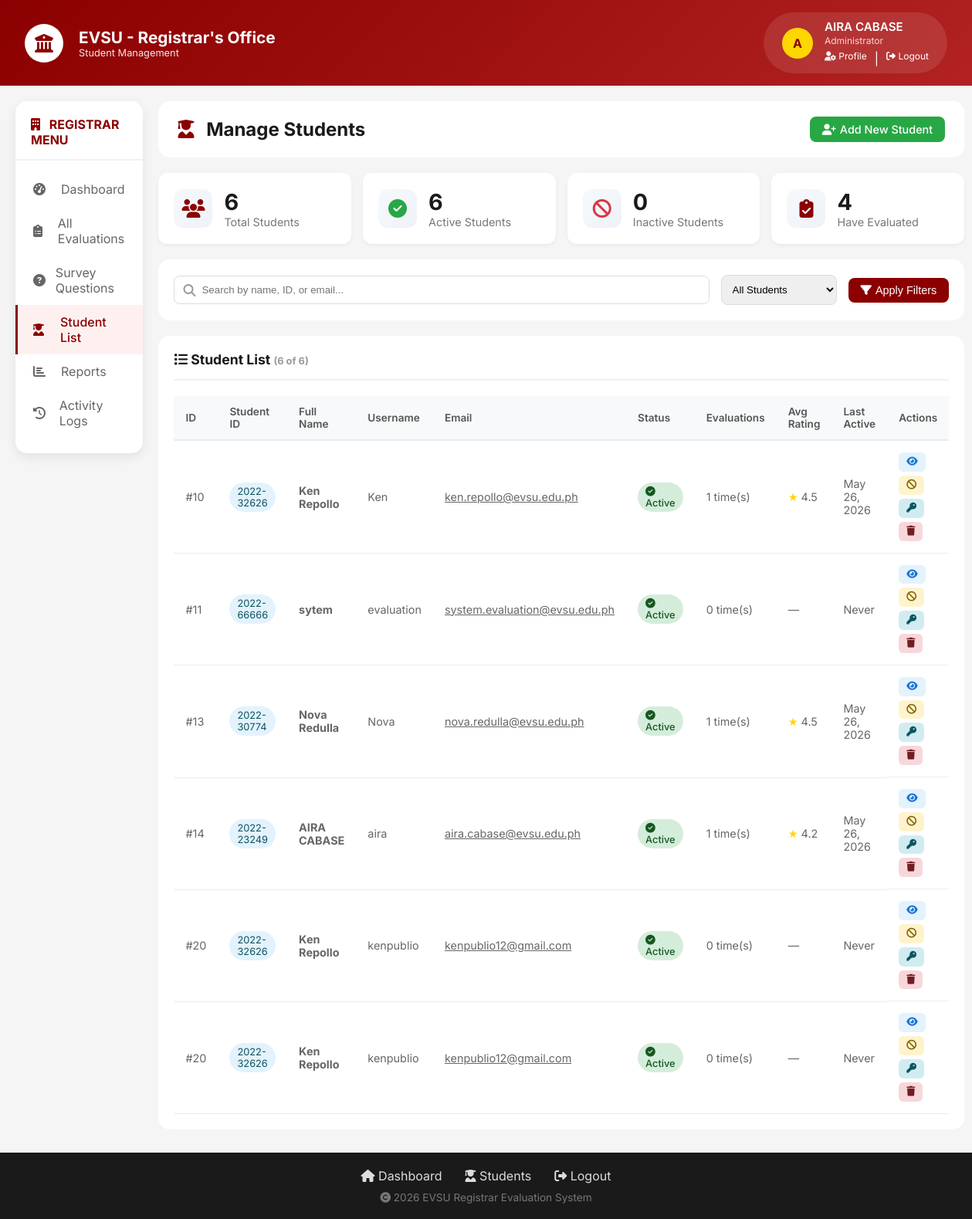
/admin/students.php (signed in), run on the app's committed database.
### tables this page shows
CREATE TABLE `users` (
  `id` int(11) NOT NULL,
  `username` varchar(50) NOT NULL,
  `password` varchar(255) NOT NULL,
  `email` varchar(100) NOT NULL,
  `role` enum('admin','staff','student') DEFAULT 'student',
  `student_id` varchar(20) DEFAULT NULL,
  `fullname` varchar(100) DEFAULT NULL,
  `profile_picture` varchar(255) DEFAULT NULL,
  `is_active` tinyint(4) DEFAULT 1,
  `created_at` timestamp NULL DEFAULT current_timestamp(),
  `last_login` timestamp NULL DEFAULT NULL,
  `email_verified` tinyint(4) DEFAULT 0,
  `verification_token` varchar(255) DEFAULT NULL,
  `verification_sent_at` timestamp NULL DEFAULT NULL,
  `verification_expires_at` timestamp NULL DEFAULT NULL,
  `updated_at` timestamp NULL DEFAULT NULL,
  `mojoauth_id` varchar(100) DEFAULT NULL,
  `enrollment_status` enum('enrolled','graduated','inactive') DEFAULT 'enrolled',
  `last_enrolled` date DEFAULT NULL
);

### admin/students.php (the view, shortened to what this page needs)
<?php
$conn = getDB();
$user_id = $_SESSION['user_id'];
$stmt = $conn->prepare("SELECT id, username, fullname, email, role FROM users WHERE id = ?");
$stmt->bind_param("i", $user_id);
$stmt->execute();
$user = $stmt->get_result()->fetch_assoc();
$page = isset($_GET['page']) ? (int)$_GET['page'] : 1;
$limit = 20;
$offset = ($page - 1) * $limit;
$search = isset($_GET['search']) ? trim($_GET['search']) : '';
$status_filter = isset($_GET['status']) ? $_GET['status'] : 'all';
$where_clause = "WHERE role = 'student'";
$count_query = "SELECT COUNT(DISTINCT id) as total FROM users $where_clause";
$count_result = $conn->query($count_query);
$total_students = $count_result->fetch_assoc()['total'];
$query = "SELECT
            id,
            username,
            fullname,
            email,
            student_id,
            is_active,
            created_at,
            last_login
          FROM users
          $where_clause
          ORDER BY id ASC
          LIMIT $offset, $limit";
$students = $conn->query($query)->fetch_all(MYSQLI_ASSOC);
$unique_students = [];
foreach ($students as $student) {
    if (!isset($unique_students[$student['id']])) {
        $unique_students[$student['id']] = $student;
    }
}
$students = array_values($unique_students);
$stats_query = $conn->query("
    SELECT
        COUNT(*) as total_students,
        SUM(CASE WHEN is_active = 1 THEN 1 ELSE 0 END) as active_students,
        SUM(CASE WHEN is_active = 0 THEN 1 ELSE 0 END) as inactive_students
    FROM users
    WHERE role = 'student'
");
$overall_stats = $stats_query->fetch_assoc();
$total_evaluations_query = $conn->query("SELECT COUNT(DISTINCT user_id) as evaluated FROM responses");
$evaluated_count = $total_evaluations_query->fetch_assoc()['evaluated'];
?>
<!DOCTYPE html>
<html lang="en">
<head>
    <link rel="stylesheet" href="https://cdnjs.cloudflare.com/ajax/libs/font-awesome/6.4.0/css/all.min.css">
</head>
<body>
    <header class="evsu-header">
        <div class="header-container">
            <div class="logo-section">
                <div class="evsu-logo"><i class="fas fa-university"></i></div>
                <div class="title-section">
                    <h1>EVSU - Registrar's Office</h1>
                    <div class="subtitle">Student Management</div>
                </div>
            </div>
            <div class="user-info">
                <div class="user-avatar"><?php echo strtoupper(substr($user['fullname'] ?? 'A', 0, 1)); ?></div>
                <div class="user-details">
                    <div class="user-name"><?php echo htmlspecialchars($user['fullname'] ?? $user['username'] ?? 'Admin'); ?></div>
                    <div class="user-role">Administrator</div>
                    <div class="user-actions">
                        <a href="profile.php"><i class="fas fa-user-cog"></i> Profile</a>
                        <span>|</span>
                        <a href="../logout.php"><i class="fas fa-sign-out-alt"></i> Logout</a>
                    </div>
                </div>
            </div>
        </div>
    </header>
    <div class="main-container">
        <aside class="sidebar">
            <div class="sidebar-header"><h3><i class="fas fa-building"></i> REGISTRAR MENU</h3></div>
            <a href="index.php" class="nav-item"><span class="nav-icon"><i class="fas fa-tachometer-alt"></i></span><span>Dashboard</span></a>
            <a href="evaluations.php" class="nav-item"><span class="nav-icon"><i class="fas fa-clipboard-list"></i></span><span>All Evaluations</span></a>
            <a href="questions.php" class="nav-item"><span class="nav-icon"><i class="fas fa-question-circle"></i></span><span>Survey Questions</span></a>
            <a href="students.php" class="nav-item active"><span class="nav-icon"><i class="fas fa-user-graduate"></i></span><span>Student List</span></a>
            <a href="report.php" class="nav-item"><span class="nav-icon"><i class="fas fa-chart-bar"></i></span><span>Reports</span></a>
            <a href="logs.php" class="nav-item"><span class="nav-icon"><i class="fas fa-history"></i></span><span>Activity Logs</span></a>
        </aside>
        <main class="content">
            <div class="content-header">
                <h2><i class="fas fa-user-graduate"></i> Manage Students</h2>
                <a href="add_student.php" class="btn btn-success"><i class="fas fa-user-plus"></i> Add New Student</a>
            </div>
            <div class="stats-grid">
                <div class="stat-card"><div class="stat-icon"><i class="fas fa-users"></i></div><div class="stat-content"><h3><?php echo number_format($overall_stats['total_students'] ?? 0); ?></h3><p>Total Students</p></div></div>
                <div class="stat-card"><div class="stat-icon"><i class="fas fa-check-circle" style="color: var(--success-green);"></i></div><div class="stat-content"><h3><?php echo number_format($overall_stats['active_students'] ?? 0); ?></h3><p>Active Students</p></div></div>
                <div class="stat-card"><div class="stat-icon"><i class="fas fa-ban" style="color: #dc3545;"></i></div><div class="stat-content"><h3><?php echo number_format($overall_stats['inactive_students'] ?? 0); ?></h3><p>Inactive Students</p></div></div>
                <div class="stat-card"><div class="stat-icon"><i class="fas fa-clipboard-check"></i></div><div class="stat-content"><h3><?php echo number_format($evaluated_count ?? 0); ?></h3><p>Have Evaluated</p></div></div>
            </div>
            <div class="filter-card">
                <form method="GET" class="filter-form">
                    <div class="search-box"><i class="fas fa-search"></i><input type="text" name="search" placeholder="Search by name, ID, or email..." value="<?php echo htmlspecialchars($search); ?>"></div>
                    <select name="status" class="filter-select">
                        <option value="all" <?php echo $status_filter === 'all' ? 'selected' : ''; ?>>All Students</option>
                    </select>
                    <button type="submit" class="btn btn-primary"><i class="fas fa-filter"></i> Apply Filters</button>
                </form>
            </div>
            <div class="table-card">
                <div class="table-header">
                    <h3><i class="fas fa-list"></i> Student List <span style="font-size: 0.8rem; color: #999;">(<?php echo count($students); ?> of <?php echo number_format($total_students); ?>)</span></h3>
                </div>
                <?php if (!empty($students)): ?>
                    <table class="table">
                        <thead><tr><th>ID</th><th>Student ID</th><th>Full Name</th><th>Username</th><th>Email</th><th>Status</th><th>Evaluations</th><th>Avg Rating</th><th>Last Active</th><th>Actions</th></tr></thead>
                        <tbody>
                            <?php foreach ($students as $student): ?>
                            <tr>
                                <td>#<?php echo $student['id']; ?></td>
                                <td><span class="rating-badge"><?php echo htmlspecialchars($student['student_id'] ?? 'N/A'); ?></span></td>
                                <td><strong><?php echo htmlspecialchars($student['fullname'] ?? $student['username']); ?></strong></td>
                                <td><?php echo htmlspecialchars($student['username']); ?></td>
                                <td><a href="mailto:<?php echo htmlspecialchars($student['email']); ?>" style="color: #666;"><?php echo htmlspecialchars($student['email']); ?></a></td>
                                <td><span class="status-badge <?php echo $student['is_active'] ? 'status-active' : 'status-inactive'; ?>"><i class="fas fa-<?php echo $student['is_active'] ? 'check-circle' : 'minus-circle'; ?>"></i> <?php echo $student['is_active'] ? 'Active' : 'Inactive'; ?></span></td>
                                <td><?php echo $student['evaluation_count']; ?> time(s)</td>
                                <td><?php if ($student['average_rating'] !== 'N/A'): ?><span style="color: #ffd700;">★</span> <?php echo $student['average_rating']; ?><?php else: ?>—<?php endif; ?></td>
                                <td><?php echo $student['last_evaluation'] !== 'Never' ? date('M d, Y', strtotime($student['last_evaluation'])) : 'Never'; ?></td>
                                <td class="action-group">
                                    <a href="student_view.php?id=<?php echo $student['id']; ?>" class="action-btn view"><i class="fas fa-eye"></i></a>
                                    <a href="?toggle_status=1&id=<?php echo $student['id']; ?>" class="action-btn toggle" onclick="return confirm('Toggle status?')"><i class="fas fa-<?php echo $student['is_active'] ? 'ban' : 'check'; ?>"></i></a>
                                    <a href="?reset_password=1&id=<?php echo $student['id']; ?>" class="action-btn reset" onclick="return confirm('Reset password?')"><i class="fas fa-key"></i></a>
                                    <a href="?delete=1&id=<?php echo $student['id']; ?>" class="action-btn delete" onclick="return confirm('Delete this student?')"><i class="fas fa-trash"></i></a>
                                </td>
                            </tr>
                            <?php endforeach; ?>
                        </tbody>
                    </table>
                <?php else: ?>
                    <div class="empty-state"><i class="fas fa-user-graduate"></i><p>No students found</p></div>
                <?php endif; ?>
            </div>
        </main>
    </div>
    <footer class="footer">
        <div><a href="index.php"><i class="fas fa-home"></i> Dashboard</a><a href="students.php"><i class="fas fa-user-graduate"></i> Students</a><a href="../logout.php"><i class="fas fa-sign-out-alt"></i> Logout</a></div>
        <div class="copyright"><i class="fas fa-copyright"></i> <?php echo date('Y'); ?> EVSU Registrar Evaluation System</div>
    </footer>
</body>
</html>

### data on the page
users: fullname "A", fullname "AIRA CABASE", id "14", student "2022-23249", username "aira", email "aira.cabase@evsu.edu.ph", shows "Active", is_active "1", average_rating "4.2", last_evaluation "May 26, 2026"
users: id "10", student "2022-32626", fullname "Ken Repollo", username "Ken", email "ken.repollo@evsu.edu.ph", shows "Active", is_active "1", average_rating "4.5", last_evaluation "May 26, 2026"
users: id "11", student "2022-66666", fullname "sytem", username "evaluation", email "system.evaluation@evsu.edu.ph", is_active 1 (drawn), evaluation_count "0", shows "Never"
users: id "13", student "2022-30774", fullname "Nova Redulla", username "Nova", email "nova.redulla@evsu.edu.ph", shows "Active", is_active "1", average_rating "4.5", last_evaluation "May 26, 2026"
users: id "20", student "2022-32626", fullname "Ken Repollo", username "kenpublio", email "kenpublio12@gmail.com", is_active 1 (drawn), evaluation_count "0", shows "Never"

### other printed values
$overall_stats['total_students'] "6"
$overall_stats['active_students'] "6"
$overall_stats['inactive_students'] "0"
$evaluated_count "4"
count($students) "6"
$total_students "6"
